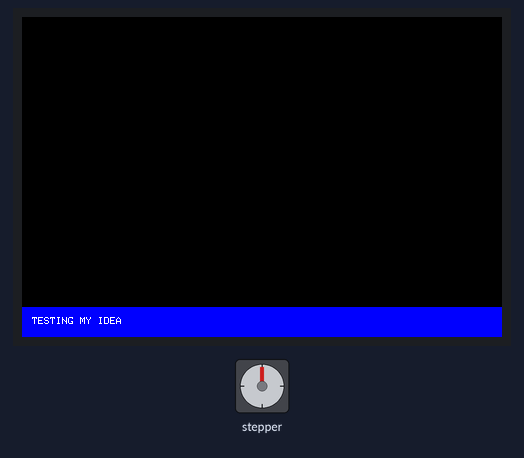
Simulated run of this sketch. Board: Arduino Uno, built with avr-gcc and run on an emulated ATmega328P. On the bench: stepper motor, 480×320 colour display. Wiring (inferred from the names in the program): stepper motor driver (200 steps per turn assumed): step pin 4; direction pin 5.

Above: at 5.3 s.
At 9.6 s:
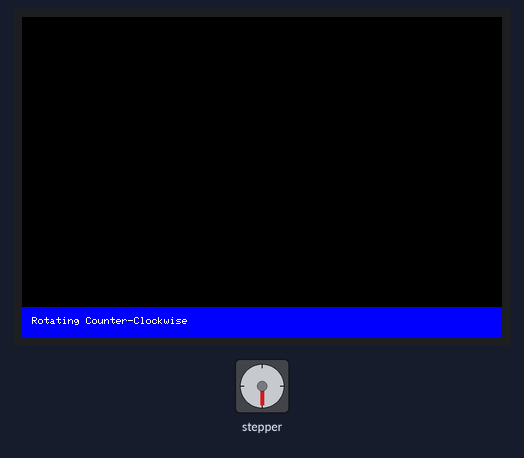
At 17.9 s:
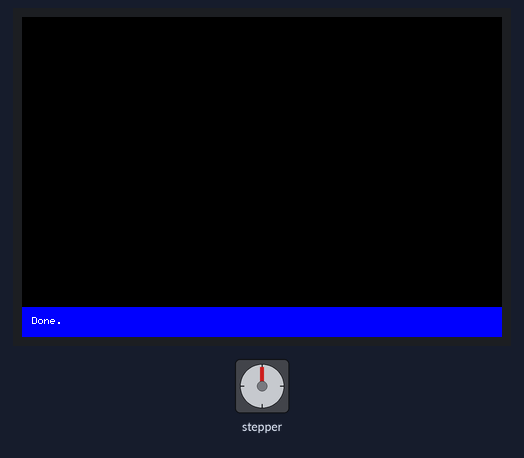
At 36.8 s:
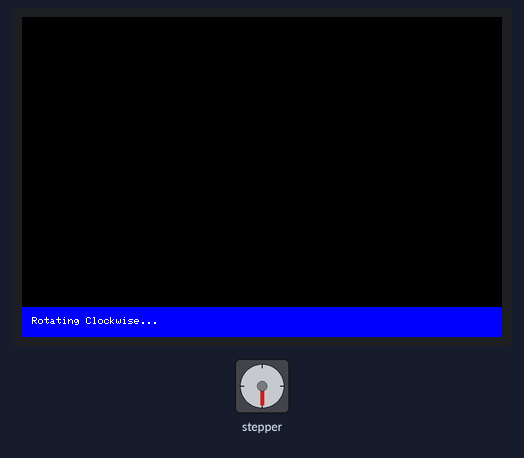
Timing chart, 0 to 40.0 s (numbered marks = the images above):
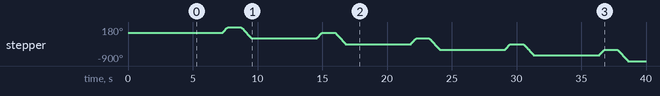

The sketch:

AutoOven.ino
```cpp
#include <Arduino_GFX_Library.h>

#define GFX_BL DF_GFX_BL // defines default backlight pin
Arduino_DataBus *bus = create_default_Arduino_DataBus();
Arduino_GFX *gfx = new Arduino_ILI9488_18bit(bus, DF_GFX_RST, 1 /* rotation */, false /* IPS */);

const int dirPin = 5;
const int stepPin = 4;
const int sleepPin = 3;

void setup() {
  // put your setup code here, to run once:
  Serial.begin(115200);
  init_screen();
  delay(5000); // 5 seconds
  pinMode(stepPin, OUTPUT);
	pinMode(dirPin, OUTPUT);
  pinMode(sleepPin, OUTPUT);
}

void loop() {
  // put your main code here, to run repeatedly:
  digitalWrite(sleepPin, HIGH);

  printScreen("TESTING MY IDEA");
  delay(2000);

  printScreen("Rotating Clockwise...");
  cw(100, 2000);
  delay(1000);
  printScreen("Rotating Counter-Clockwise");
  ccw(200, 2000);
  delay(1000);
  printScreen("Done.");

  digitalWrite(sleepPin, LOW);
  delay(2000);

}

void init_screen(){
  // Init Display
  if (!gfx->begin()) {
    Serial.println("gfx->begin() failed!");
  }
  gfx->fillScreen(BLACK); // start the screen black

  #ifdef GFX_BL
    pinMode(GFX_BL, OUTPUT);
    digitalWrite(GFX_BL, HIGH);
  #endif

}

char printScreen(char log[]){
  gfx->fillRect(0, 290, 480, 30, BLUE);
  gfx->setTextColor(WHITE);
  gfx->setCursor(10, 300);
  gfx->println(log);
}

int cw(int steps, int delayMicro) {
  digitalWrite(dirPin, HIGH);
  for(int x = 0; x < steps; x++) {
      digitalWrite(stepPin, HIGH);
      delayMicroseconds(delayMicro);
      digitalWrite(stepPin, LOW);
      delayMicroseconds(delayMicro);
  }
}

int ccw(int steps, int delayMicro) {
  digitalWrite(dirPin, LOW);
    for(int x = 0; x < steps; x++) {
      digitalWrite(stepPin, HIGH);
      delayMicroseconds(delayMicro);
      digitalWrite(stepPin, LOW);
      delayMicroseconds(delayMicro);
  }
}
```

Measured:
- by itself, stepper: turns 180° clockwise in 0.38 s, then 360° counter-clockwise in 0.78 s, repeating every 7.3 s
- what the display in image 1 shows lasts 1.0 s, from 9.5 s to 10.5 s
- what the display in image 2 shows lasts 2.0 s, from 17.8 s to 19.8 s
